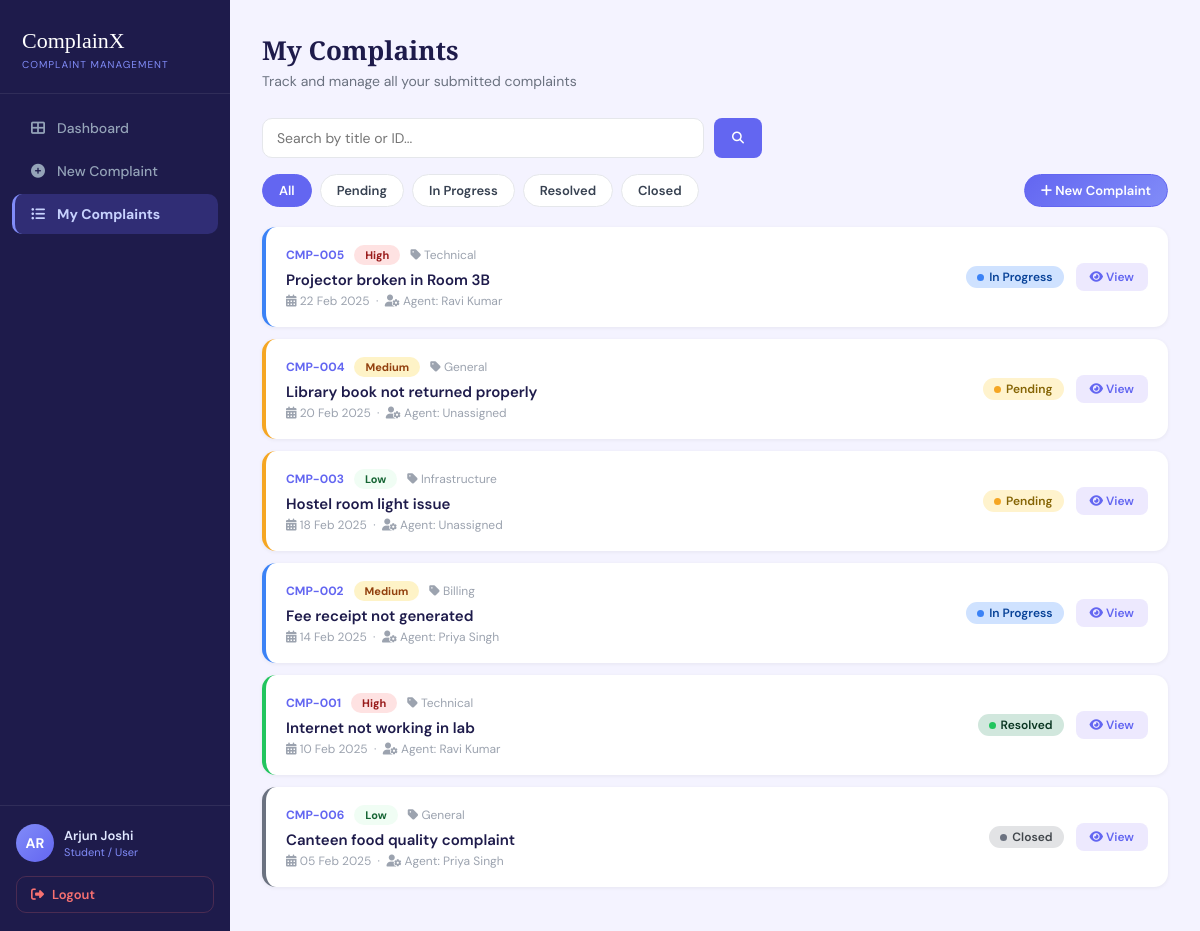
The page /user/my_complaints.php (signed in) on the database its author committed.
### tables this page shows
CREATE TABLE IF NOT EXISTS complaints (
    id INT AUTO_INCREMENT PRIMARY KEY,
    complaint_no VARCHAR(20) NOT NULL UNIQUE,
    user_id INT NOT NULL,
    title VARCHAR(255) NOT NULL,
    category_id INT NOT NULL,
    description TEXT NOT NULL,
    attachment VARCHAR(255) DEFAULT NULL,
    priority ENUM('Low','Medium','High') DEFAULT 'Medium',
    status ENUM('Pending','In Progress','Resolved','Closed') DEFAULT 'Pending',
    agent_id INT DEFAULT NULL,
    created_at DATETIME DEFAULT CURRENT_TIMESTAMP,
    updated_at DATETIME DEFAULT CURRENT_TIMESTAMP ON UPDATE CURRENT_TIMESTAMP,
    FOREIGN KEY (user_id) REFERENCES users(id) ON DELETE CASCADE,
    FOREIGN KEY (category_id) REFERENCES categories(id),
    FOREIGN KEY (agent_id) REFERENCES users(id) ON DELETE SET NULL
);

CREATE TABLE IF NOT EXISTS categories (
    id INT AUTO_INCREMENT PRIMARY KEY,
    name VARCHAR(100) NOT NULL
);

CREATE TABLE IF NOT EXISTS users (
    id INT AUTO_INCREMENT PRIMARY KEY,
    name VARCHAR(100) NOT NULL,
    email VARCHAR(150) NOT NULL UNIQUE,
    password VARCHAR(255) NOT NULL,
    phone VARCHAR(15),
    role ENUM('user','admin','agent') DEFAULT 'user',
    created_at DATETIME DEFAULT CURRENT_TIMESTAMP
);

### user/my_complaints.php (the view, shortened to what this page needs)
<?php
require_once '../config/db.php';
require_once '../includes/functions.php';
$uid    = $_SESSION['user_id'];
$filter = $_GET['status'] ?? 'All';
$search = sanitize($conn, $_GET['search'] ?? '');
$where = "WHERE c.user_id = $uid";
$complaints = $conn->query("
    SELECT c.*, cat.name as category_name, u.name as agent_name
    FROM complaints c
    LEFT JOIN categories cat ON c.category_id = cat.id
    LEFT JOIN users u ON c.agent_id = u.id
    $where
    ORDER BY c.created_at DESC
");
$statusColors = [
    'Pending'     => '#f5a623',
    'In Progress' => '#3b82f6',
    'Resolved'    => '#22c55e',
    'Closed'      => '#6b7280',
];
?>
<!DOCTYPE html>
<html lang="en">
<head>
<link rel="stylesheet" href="../assets/css/style.css">
<link rel="stylesheet" href="https://cdnjs.cloudflare.com/ajax/libs/font-awesome/6.4.0/css/all.min.css">
</head>
<body>
<div class="app-wrapper">
<?php require_once '../includes/sidebar_user.php'; ?>
<div class="main-content">
    <div class="page-header">
        <h2>My Complaints</h2>
        <p>Track and manage all your submitted complaints</p>
    </div>
    <form method="GET" action="" style="margin-bottom:16px;display:flex;gap:10px;max-width:500px;">
        <input type="text" name="search" class="form-control-cx" placeholder="Search by title or ID..."
            value="<?= htmlspecialchars($search) ?>" style="flex:1;">
        <button type="submit" class="btn-sm-cx btn-save" style="padding:10px 18px;"><i class="fas fa-search"></i></button>
    </form>
    <div class="filter-tabs">
        <?php foreach (['All','Pending','In Progress','Resolved','Closed'] as $tab): ?>
        <a href="my_complaints.php?status=<?= urlencode($tab) ?>&search=<?= urlencode($search) ?>"
           class="filter-tab <?= $filter === $tab ? 'active' : '' ?>"><?= $tab ?></a>
        <?php endforeach; ?>
        <a href="submit_complaint.php" class="filter-tab"
           style="background:linear-gradient(135deg,#6366f1,#818cf8);color:#fff;border-color:#6366f1;margin-left:auto;">
           <i class="fas fa-plus"></i> New Complaint
        </a>
    </div>
    <?php if ($complaints->num_rows > 0): ?>
    <?php while ($c = $complaints->fetch_assoc()): ?>
    <div class="complaint-card" style="border-left-color:<?= $statusColors[$c['status']] ?? '#6366f1' ?>;">
        <div style="flex:1;">
            <div class="complaint-card-meta">
                <span class="id-badge"><?= $c['complaint_no'] ?></span>
                <?= getPriorityBadge($c['priority']) ?>
                <span style="font-size:12px;color:#9ca3af;"><i class="fas fa-tag"></i> <?= $c['category_name'] ?></span>
            </div>
            <div class="complaint-card-title"><?= htmlspecialchars($c['title']) ?></div>
            <div class="complaint-card-sub">
                <i class="fas fa-calendar-alt"></i> <?= date('d M Y', strtotime($c['created_at'])) ?>
                &nbsp;·&nbsp;
                <i class="fas fa-user-cog"></i> Agent: <?= $c['agent_name'] ?? 'Unassigned' ?>
            </div>
        </div>
        <div class="complaint-card-actions">
            <?= getStatusBadge($c['status']) ?>
            <a href="view_complaint.php?id=<?= $c['id'] ?>" class="btn-sm-cx btn-view">
                <i class="fas fa-eye"></i> View
            </a>
        </div>
    </div>
    <?php endwhile; ?>
    <?php endif; ?>
</div>
</div>
</body>
</html>

### includes/functions.php (shortened to what this page needs)
<?php
function sanitize($conn, $data) {
    return $conn->real_escape_string(trim(htmlspecialchars($data)));
}
function getStatusBadge($status) {
    $map = [
        'Pending'     => ['bg' => '#fff3cd', 'color' => '#856404', 'dot' => '#f5a623'],
        'In Progress' => ['bg' => '#cfe2ff', 'color' => '#084298', 'dot' => '#3b82f6'],
        'Resolved'    => ['bg' => '#d1e7dd', 'color' => '#0a3622', 'dot' => '#22c55e'],
        'Closed'      => ['bg' => '#e2e3e5', 'color' => '#41464b', 'dot' => '#6b7280'],
    ];
    $s = $map[$status] ?? $map['Pending'];
    return "<span class='status-badge' style='background:{$s['bg']};color:{$s['color']};'>
                <span style='background:{$s['dot']};'></span>{$status}
            </span>";
}
function getPriorityBadge($priority) {
    $map = [
        'High'   => ['bg' => '#fee2e2', 'color' => '#991b1b'],
        'Medium' => ['bg' => '#fef3c7', 'color' => '#92400e'],
        'Low'    => ['bg' => '#f0fdf4', 'color' => '#166534'],
    ];
    $p = $map[$priority] ?? $map['Medium'];
    return "<span class='priority-badge' style='background:{$p['bg']};color:{$p['color']};'>{$priority}</span>";
}
?>

### assets/css/style.css (style rules this page uses)
*, *::before, *::after { box-sizing: border-box; margin: 0; padding: 0; }
body { font-family: 'DM Sans', sans-serif; background: #f4f3ff; color: #1e1b4b; min-height: 100vh; }
.app-wrapper { display: flex; min-height: 100vh; }
.main-content { flex: 1; padding: 32px; overflow-y: auto; max-height: 100vh; }
.page-header { margin-bottom: 28px; }
.page-header h2 { font-family: 'Playfair Display', serif; font-size: 26px; color: #1e1b4b; margin-bottom: 4px; }
.page-header p { color: #6b7280; font-size: 14px; }
.status-badge { display: inline-flex; align-items: center; gap: 5px; border-radius: 20px; padding: 3px 11px; font-size: 12px; font-weight: 600; white-space: nowrap; }
.status-badge span { width: 7px; height: 7px; border-radius: 50%; display: inline-block; flex-shrink: 0; }
.priority-badge { display: inline-block; border-radius: 20px; padding: 3px 11px; font-size: 11px; font-weight: 700; white-space: nowrap; }
.id-badge { font-weight: 700; color: #6366f1; font-size: 12px; }
.form-control-cx, .form-select-cx { width: 100%; padding: 10px 14px; border: 1.5px solid #e5e7eb; border-radius: 10px; font-size: 14px; font-family: 'DM Sans', sans-serif; outline: none; transition: border-color .2s; background: #fff; color: #1e1b4b; }
.btn-sm-cx { padding: 6px 14px; border-radius: 8px; font-size: 12px; font-weight: 600; cursor: pointer; border: none; font-family: 'DM Sans', sans-serif; text-decoration: none; display: inline-block; }
.btn-view { background: #ede9fe; color: #6366f1; }
.btn-save { background: #6366f1; color: #fff; }
.filter-tabs { display: flex; gap: 8px; flex-wrap: wrap; margin-bottom: 20px; }
.filter-tab { padding: 7px 16px; border-radius: 20px; border: 1.5px solid #e5e7eb; background: #fff; color: #374151; font-weight: 600; font-size: 13px; cursor: pointer; transition: all .2s; text-decoration: none; }
.filter-tab.active { background: #6366f1; color: #fff; border-color: #6366f1; }
.complaint-card { background: #fff; border-radius: 14px; padding: 18px 20px; box-shadow: 0 1px 4px rgba(0,0,0,.06); display: flex; align-items: center; justify-content: space-between; border-left: 4px solid #6366f1; margin-bottom: 12px; transition: all .2s; }
.complaint-card-meta { display: flex; align-items: center; gap: 10px; margin-bottom: 5px; flex-wrap: wrap; }
.complaint-card-title { font-weight: 600; color: #1e1b4b; font-size: 15px; }
.complaint-card-sub { font-size: 12px; color: #9ca3af; margin-top: 3px; }
.complaint-card-actions { display: flex; align-items: center; gap: 12px; flex-shrink: 0; }

### rows shown on the page
complaints: complaint_no "CMP-005", priority "High", category.name "Technical", title "Projector broken in Room 3B", created_at "22 Feb 2025", agent.name "Ravi Kumar", status "In Progress"
complaints: complaint_no "CMP-004", priority "Medium", category.name "General", title "Library book not returned properly", created_at "20 Feb 2025", agent_name "Unassigned", status "Pending"
complaints: complaint_no "CMP-003", priority "Low", category.name "Infrastructure", title "Hostel room light issue", created_at "18 Feb 2025", agent_name "Unassigned", status "Pending"
complaints: complaint_no "CMP-002", priority "Medium", category.name "Billing", title "Fee receipt not generated", created_at "14 Feb 2025", agent.name "Priya Singh", status "In Progress"
complaints: complaint_no "CMP-001", priority "High", category.name "Technical", title "Internet not working in lab", created_at "10 Feb 2025", agent.name "Ravi Kumar", status "Resolved"
complaints: complaint_no "CMP-006", priority "Low", category.name "General", title "Canteen food quality complaint", created_at "05 Feb 2025", agent.name "Priya Singh", status "Closed"

### other values the page prints
substr($_SESSION['name'], 0, 2) "AR"
$_SESSION['name'] "Arjun Joshi"
$tab "All"
$tab "Pending"
$tab "In Progress"
$tab "Resolved"
$tab "Closed"
